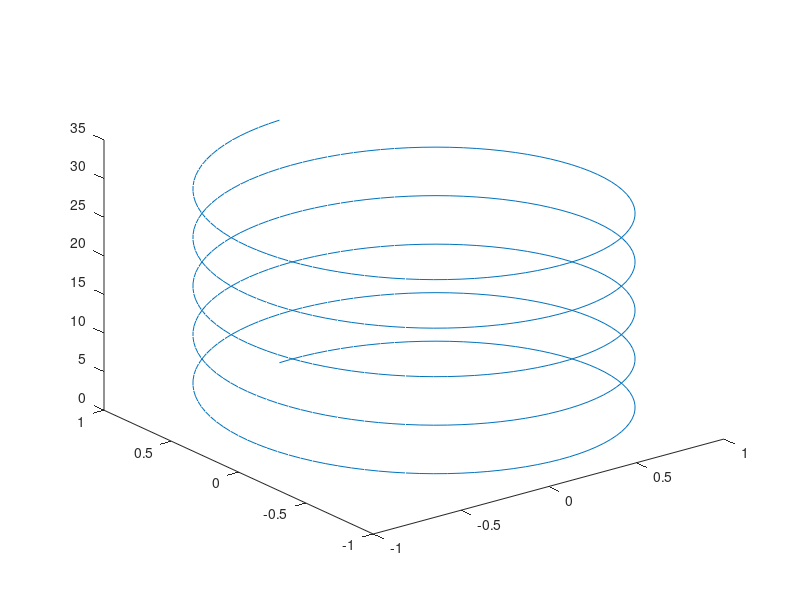

Write the MATLAB code that produced this figure.
% nump = 100;
% t = 0:pi/nump:2*pi;
% matrixMeshed = sin(t') *cos(t);
% surface(matrixMeshed)

t = 0:pi/50:10*pi;
plot3(sin(t),cos(t),t);

for i = 1:length(t)
    for j=1:length(t) 
        m2(i, j) = sin(t(i)) * cos(t(j));
    end
end
